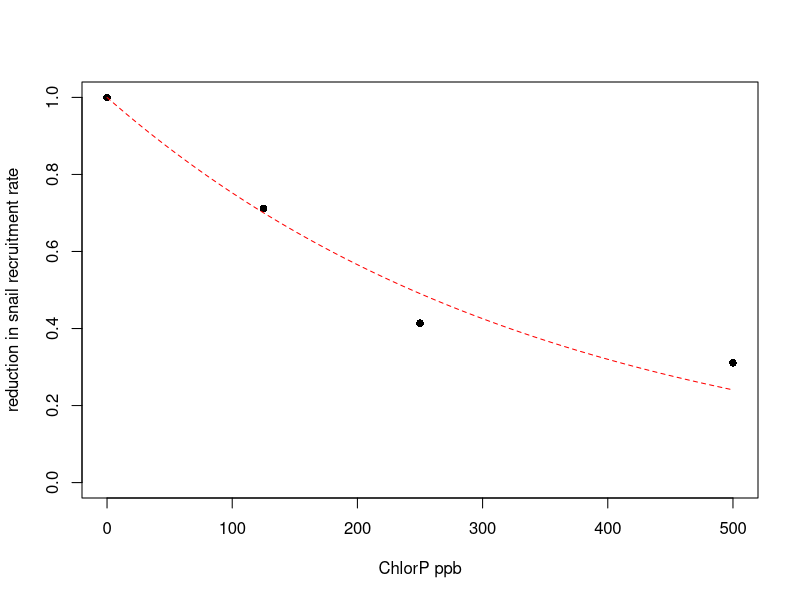
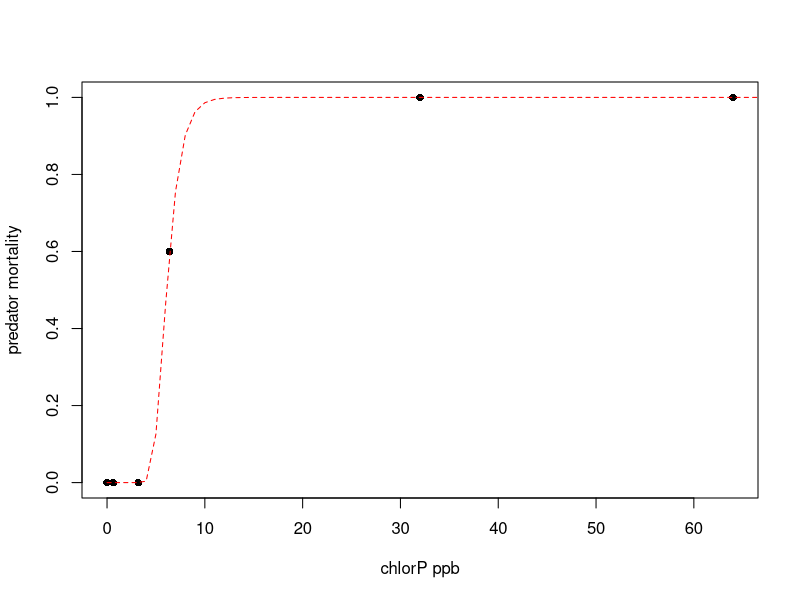

The R script that drew these images, in order:
#This work is licensed under a Creative Commons Attribution-NonCommercial 4.0 International License#########
#<http://creativecommons.org/licenses/by-nc/4.0/> by Christopher Hoover, Arathi Arakala, Manoj Gambhir 
#and Justin Remais. This work was supported in part by the National Institutes of Health/National Science 
#Foundation Ecology of Infectious Disease program funded by the Fogarty International Center 
#(grant R01TW010286), the National Institute of Allergy and Infectious Diseases (grant K01AI091864), 
#and the National Science Foundation Water Sustainability and Climate Program (grant 1360330).

#Per the terms of this license, if you are making derivative use of this work, you must identify that 
#your work is a derivative work, give credit to the original work, provide a link to the license, 
#and indicate changes that were made.###############

#Toxicity to snails from Ibrahim 1992 ###################
  snail.repro = data.frame(dose = c(0,125,250,500),
                           f_red = c(1, 3005/4225, 1749/4225, 1313/4225))
  
  
  plot(snail.repro$dose, snail.repro$f_red, ylim = c(0,1), pch = 16, 
       ylab = 'reduction in snail recruitment rate', xlab = 'ChlorP ppb')
  
  mod1<-nls(f_red ~ exp(-b*(dose+0.1)), data=snail.repro, start = list(b=0.1))
    summary(mod1)
    
  dose = c(0:500)
  y = exp(-0.0028479*(dose))
  
  lines(dose, y, lty=2, col='red')
  
#toxicity to prawns from Halstead 2015 ############################
  pred.mort<-data.frame('dose'=c(0,0.64,3.2,6.4,32,64),
                        'death'=c(0,0,0,0.6,1,1))
  
  plot(pred.mort$dose, pred.mort$death, pch = 16, 
       ylab = 'predator mortality', xlab = 'chlorP ppb')
  
  mod2<-nls(death ~ exp(b*exp(-dose)), data=pred.mort, start = list(b = -4))
    summary(mod2)
    
  y2 = exp(-3.074e+02 *exp(-dose)) 
  
  lines(dose, y2, lty=2, col='red')
  